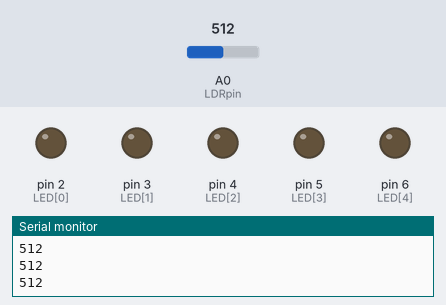
This sketch was run on a simulated Arduino Uno, built with avr-gcc and run on an emulated ATmega328P. On the bench: output pins drawn as LEDs (lit = HIGH), the last lines printed to the serial monitor. Inputs (shaded band) come from the test bench; at power-on: A0 (LDRpin) = 512.

Above: at 1.2 s.
1.3 s: A0 (LDRpin) set to 416
2.8 s: A0 (LDRpin) set to 388
At 5.1 s:
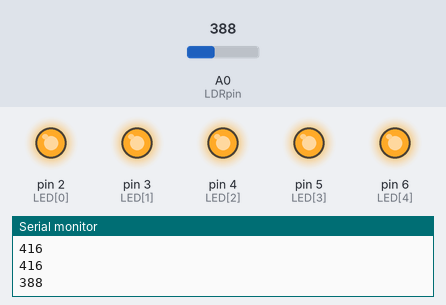
5.8 s: A0 (LDRpin) set to 410
At 8.6 s:
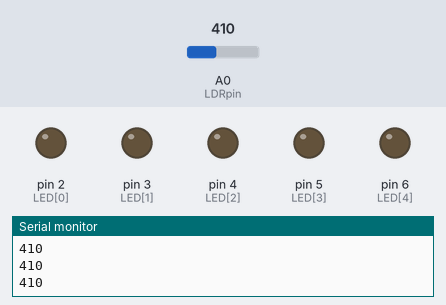
8.8 s: A0 (LDRpin) set to 390
At 9.2 s:
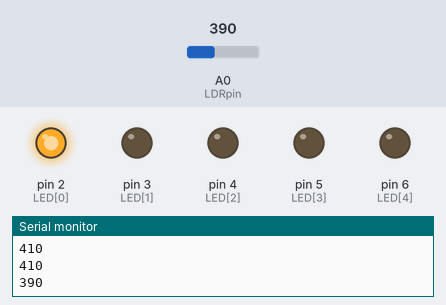
Timing chart, 0 to 12.3 s (numbered marks = the images above; inputs shaded):
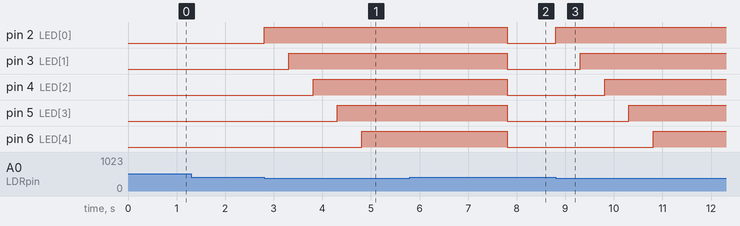

Measured:
- the behaviour switches between 400 and 399 on A0 (LDRpin) (found by bisection; images 0 and 1)
- after the input at 2.8 s, pin 2 (LED[0]): LOW → HIGH at once; pin 3 (LED[1]): LOW → HIGH after 0.51 s; pin 4 (LED[2]): LOW → HIGH after 1.0 s; pin 5 (LED[3]): LOW → HIGH after 1.5 s; pin 6 (LED[4]): LOW → HIGH after 2.0 s
- after the input at 5.8 s, pin 2 (LED[0]), pin 3 (LED[1]), pin 4 (LED[2]), pin 5 (LED[3]), pin 6 (LED[4]): HIGH → LOW after 2.0 s
- after the input at 8.8 s, pin 2 (LED[0]): LOW → HIGH at once; pin 3 (LED[1]): LOW → HIGH after 0.51 s; pin 4 (LED[2]): LOW → HIGH after 1.0 s; pin 5 (LED[3]): LOW → HIGH after 1.5 s; pin 6 (LED[4]): LOW → HIGH after 2.0 s

The sketch:

E_Auto_Light_System.ino
```cpp
//LDR + LED. Turns on LED when it gets dark

int LDRpin = A0, LDRvalue;
int LED[] = {2,3,4,5,6};

void setup()
{
  Serial.begin(9600);
  for(int i = 0; i < 5; i++)
      pinMode(LED[i], OUTPUT);
}

void loop()
{
  LDRvalue = analogRead(LDRpin);
  Serial.println(LDRvalue); // To choose threshold value
  if(LDRvalue < 400)
    LEDon();
  else
    LEDoff();
}

void LEDon() //LEDs turn on one by one
{
  for(int i = 0; i < 5; i++)
  {
    digitalWrite(LED[i], HIGH);
    delay(500);
  }
}

void LEDoff()
{
  for(int i = 0; i < 5; i++)
    digitalWrite(LED[i], LOW);
}
```
